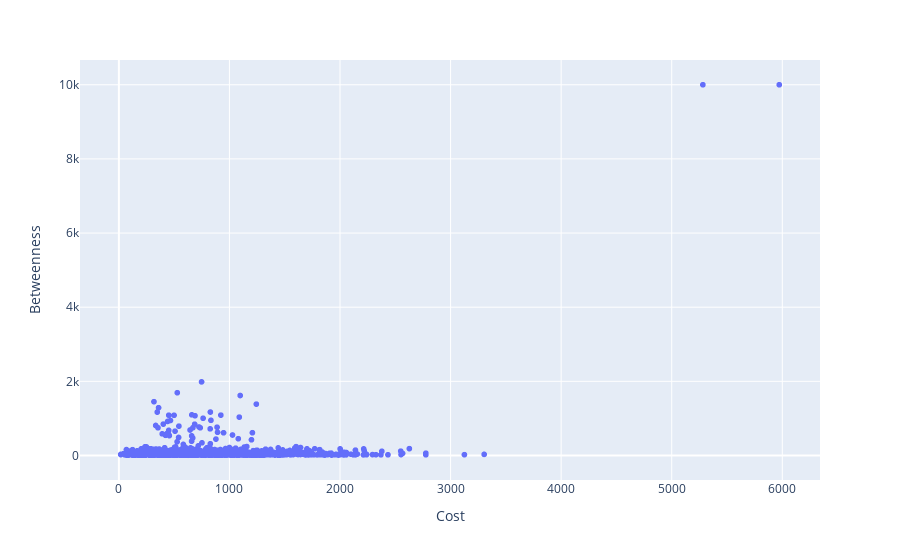

Notebook code for this chart:
### Code cell
px.scatter(df, x = "Cost", y = "Betweenness")

### Figure 1 — Plotly figure (JSON) as saved in the notebook; plotly's stock layout.template omitted (floating-point values rounded to 4 significant figures; data arrays with more than 128 entries replaced by an {"elided": "..."} marker saying what was removed)
{"data": [{"hovertemplate": "Cost=%{x}<br>Betweenness=%{y}<extra></extra>", "legendgroup": "", "marker": {"color": "#636efa", "symbol": "circle"}, "mode": "markers", "name": "", "showlegend": false, "type": "scattergl", "x": {"elided": "2032 float values"}, "xaxis": "x", "y": {"elided": "2032 float values"}, "yaxis": "y"}], "layout": {"legend": {"tracegroupgap": 0}, "margin": {"t": 60}, "xaxis": {"anchor": "y", "domain": [0, 1], "title": {"text": "Cost"}}, "yaxis": {"anchor": "x", "domain": [0, 1], "title": {"text": "Betweenness"}}}}
